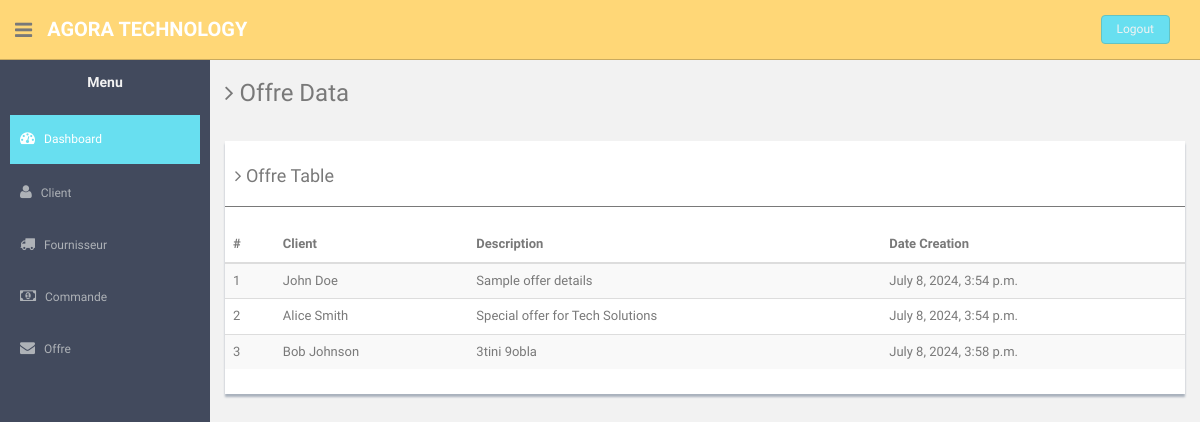
The app's page /app/offre/ (signed in), older data.
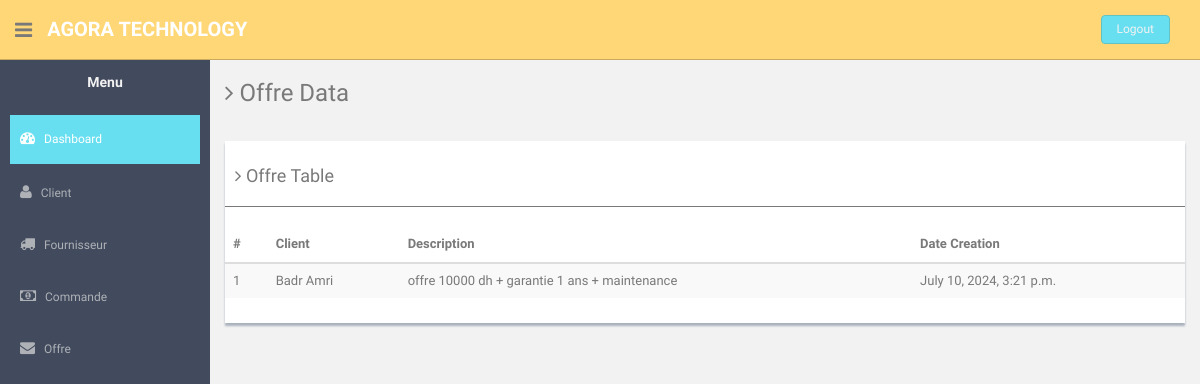
The same page, newer data.
### GcomApp/models.py (models this page shows, shortened)
class Offre(models.Model):
    client = models.ForeignKey(Client, on_delete=models.CASCADE)
    description = models.TextField()
    date_creation = models.DateTimeField(default=timezone.now)

class Client(models.Model):
    nom = models.CharField(max_length=100)
    prenom = models.CharField(max_length=100)
    entreprise = models.CharField(max_length=100)
    adresse = models.CharField(max_length=200)
    mail = models.EmailField()
    numero_telephone = models.CharField(max_length=15)
    date_creation = models.DateTimeField(default=timezone.now)
    status = models.ManyToManyField(Status, related_name='clients')

### GcomApp/views.py (the view)
# urls.py: path('offre/', views.offre_list, name='offre_list'),
@login_required
def offre_list(request):
    offres = Offre.objects.all()
    return render(request, 'offre.html', {'offres': offres})

### GcomApp/templates/offre.html (shortened to what the changed rows need)
<!DOCTYPE html>
<html lang="en">
<head>
    {% load static %}
    <link href="{% static 'assets/css/bootstrap.css' %}" rel="stylesheet">
    <link href="{% static 'assets/font-awesome/css/font-awesome.css' %}" rel="stylesheet" />
    <link rel="stylesheet" type="text/css" href="{% static 'assets/css/zabuto_calendar.css' %}">
    <link rel="stylesheet" type="text/css" href="{% static 'assets/js/gritter/css/jquery.gritter.css' %}" />
    <link rel="stylesheet" type="text/css" href="{% static 'assets/lineicons/style.css' %}">
    <link href="{% static 'assets/css/style.css' %}" rel="stylesheet">
    <link href="{% static 'assets/css/style-responsive.css' %}" rel="stylesheet">
</head>
<body>
    <section id="container">
        <section id="main-content">
            <section class="wrapper">
                <div class="row">
                    <div class="col-md-12 mt">
                        <div class="content-panel">
                            <table class="table table-striped">
                                <thead>
                                    <tr>
                                        <th>#</th>
                                        <th>Client</th>
                                        <th>Description</th>
                                        <th>Date Creation</th>
                                    </tr>
                                </thead>
                                <tbody>
                                    {% for offre in offres %}
                                    <tr>
                                        <td>{{ forloop.counter }}</td>
                                        <td class="copy-cell">{{ offre.client.prenom }} {{ offre.client.nom }}</td>
                                        <td class="copy-cell">{{ offre.description }}</td>
                                        <td class="copy-cell">{{ offre.date_creation }}</td>
                                    </tr>
                                    {% endfor %}
                                </tbody>
                            </table>
                        </div>
                    </div>
                </div>
            </section>
        </section>
    </section>
</body>
</html>

Row changes from the older to the newer data that the page shows:
removed Offre: client.prenom "John", client.nom "Doe", description "Sample offer details", date_creation "July 8, 2024, 3:54 p.m."
removed Offre: client.prenom "Alice", client.nom "Smith", description "Special offer for Tech Solutions", date_creation "July 8, 2024, 3:54 p.m."
removed Offre: client.prenom "Bob", client.nom "Johnson", description "3tini 9obla", date_creation "July 8, 2024, 3:58 p.m."
added Offre: client.prenom "Badr", client.nom "Amri", description "offre 10000 dh + garantie 1 ans + maintenance", date_creation "July 10, 2024, 3:21 p.m."
